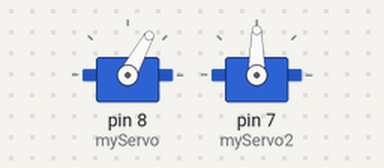
Simulated run of this sketch. Board: Arduino Uno, built with avr-gcc and run on an emulated ATmega328P. On the bench: 2 × servo.

Above: at 0.05 s.
At 2.05 s:
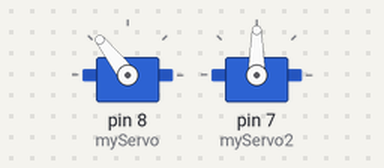
At 4.85 s:
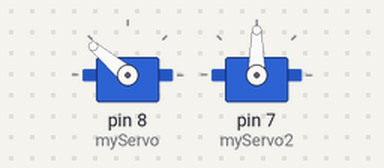
At 9.7 s:
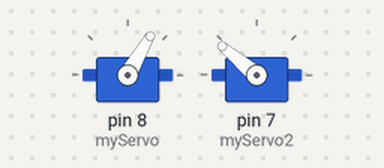
Timing chart, 0 to 12.6 s (numbered marks = the images above):
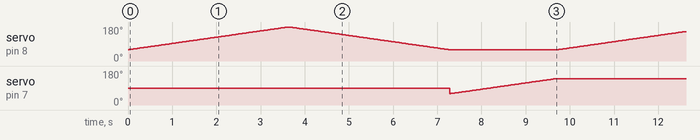

The sketch:

53b_codigo.ino
```cpp
#include <Servo.h>
Servo myServo;
Servo myServo2;
int pos=0;
int pos2=0;

void setup() {
  myServo.attach(8);//Servo horizontal
  myServo2.attach(7);//Servo vertical
}

void loop() {
  /*Controlamos el servo horizontal*/
  for(pos=60;pos<=180;pos+=1){
    myServo.write(pos);
    delay(30);
  }
  for(pos=180;pos>=60;pos-=1){
    myServo.write(pos);
    delay(30);
  }
  /*Controlamos el servo vertical*/
  for(pos2=60;pos2<=140;pos2+=1){
    myServo2.write(pos2);
    delay(30);
  }
  for(pos2=140;pos2>=600;pos2-=1){
    myServo2.write(pos2);
    delay(30);
  }
}
```
